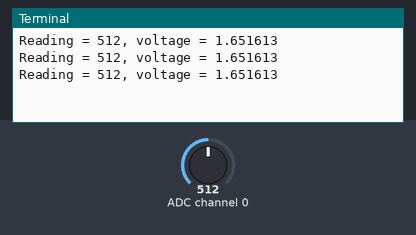
The program below on a simulated Raspberry Pi (BCM pin numbers). On the bench: the last lines printed to the terminal. The test bench sets the inputs (shaded band); at power-on: ADC channel 0 = 512 (analog values on the 0–1023 scale).

Above: at 1.2 s.
1.3 s: ADC channel 0 set to 716
At 1.9 s:
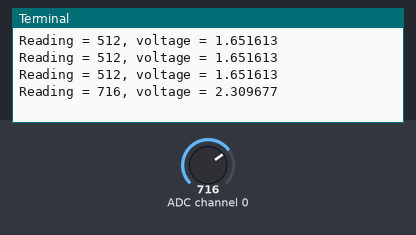
2.8 s: ADC channel 0 set to 900
At 3.4 s:
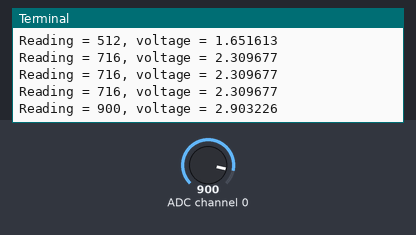
Timing chart, 0 to 5.8 s (numbered marks = the images above; inputs shaded):
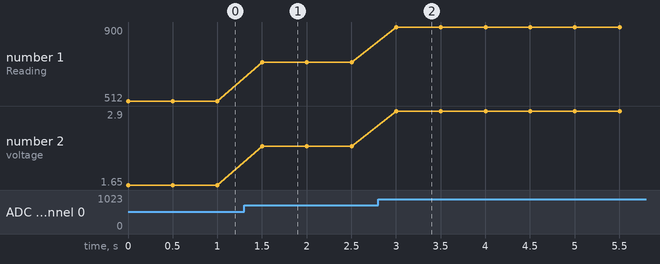

The program:

potentionmeter.py
```python
import spidev
import time

# SPI 인스턴스 생성
spi = spidev.SpiDev()

#SPI 통신 시작
spi.open(0, 0)   # bus : 0, dev :0  (CE0, CE1)

# SPI 통신 최대 속도 설정
spi.max_speed_hz = 1000000


    # 0~7까지 채널에서 SPI 데이터 읽기


def analog_read(channel):
  # [byte_1, byte_2, byte_3]
  # byte_1 : 1
  # byte_2 : channel(0) + 8 -> 0000 1000 << 4 -> 1000 0000
  # byte_3 : 0
  ret = spi.xfer2([1, (channel + 8) << 4, 0])
  adc_out = ((ret[1] & 3) << 8) + ret[2]
  return adc_out

try:
    while True:
       reading = analog_read(0) # 0 ~ 1023
       #전압수치값 변환(0~3.3V)
       voltage = reading * 3.3 / 1023
       print("Reading = %d, voltage = %f" % (reading, voltage))
       time.sleep(0.5)
finally:
    spi.close()
```

Measured:
- after the input at 1.3 s, the terminal: prints a new line after 0.20 s (image 1)
- after the input at 2.8 s, the terminal: prints a new line after 0.20 s (image 2)
- plotted number 1: 512 → 716 after the input at 1.3 s, 716 → 900 after the input at 2.8 s
- plotted number 2: 1.65 → 2.31 after the input at 1.3 s, 2.31 → 2.9 after the input at 2.8 s
